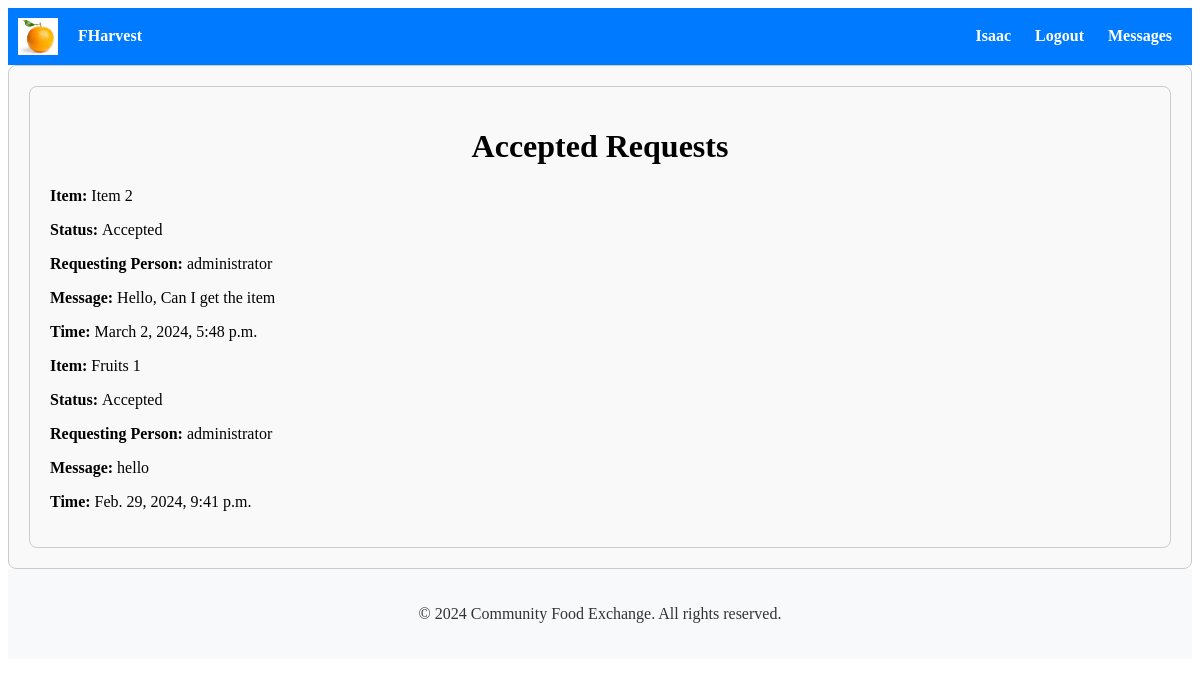
Page /exchange/accepted-requests/ (signed in) on the earlier database version.
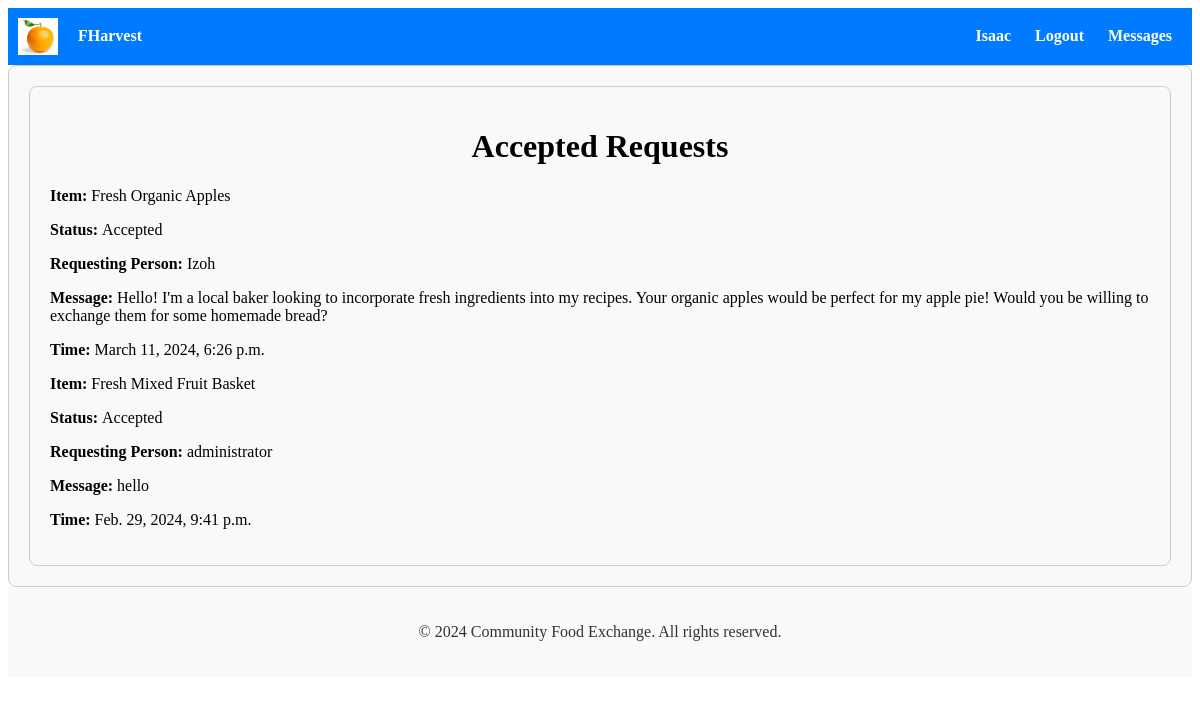
Same page on the later database version.
### exchange/models.py (models this page shows, shortened)
class ExchangeRequest(models.Model):
    STATUS_CHOICES = [
        ('pending', 'Pending'),
        ('accepted', 'Accepted'),
        ('rejected', 'Rejected'),
        ('cancelled', 'Cancelled'),
    ]
    sender = models.ForeignKey(User, on_delete=models.CASCADE, related_name='exchange_sent_requests')
    receiver = models.ForeignKey(User, on_delete=models.CASCADE, related_name='exchange_received_requests')
    listing = models.ForeignKey(Listing, on_delete=models.CASCADE)
    message = models.TextField()
    status = models.CharField(max_length=20, choices=STATUS_CHOICES, default='pending')
    reason_for_cancellation = models.TextField(blank=True, null=True)
    created_at = models.DateTimeField(auto_now_add=True)

### listings/models.py (models this page shows, shortened)
class Listing(models.Model):
    user = models.ForeignKey(User, on_delete=models.CASCADE)
    item_name = models.CharField(max_length=100)
    description = models.TextField()
    quantity = models.CharField(max_length=100)  # Change to CharField
    expiration_date = models.DateField()
    preferred_exchange_method = models.CharField(max_length=200, help_text="Preferred exchange method")  # Add preferred exchange method
    created_at = models.DateTimeField(auto_now_add=True)
    image = CloudinaryField('image')

### exchange/views.py (the view)
# urls.py: path('accepted-requests/', accepted_requests, name='accepted_requests'),
@login_required
def accepted_requests(request):
    accepted_requests = ExchangeRequest.objects.filter(receiver=request.user, status='Accepted').order_by('-created_at')
    accepted_count = accepted_requests.count()
    return render(request, 'exchange/accepted_requests.html', {'accepted_requests': accepted_requests, 'accepted_count': accepted_count})

### exchange/templates/exchange/accepted_requests.html
{% extends 'accounts/base.html' %}
{% block content %}
<div class="container">
  <h1>Accepted Requests</h1>
  {% if accepted_requests %}
    <div class="exchange-requests">
      {% for request in accepted_requests %}
        <div class="exchange-request">
          <p><strong>Item: </strong>{{ request.listing.item_name }}</p>
          <p><strong>Status: </strong>{{ request.status }}</p>
          <p><strong>Requesting Person: </strong>{{ request.sender }}</p>
          <p><strong>Message: </strong>{{ request.message }}</p>
          <p><strong>Time: </strong>{{ request.created_at }}</p>
        </div>
        {% endfor %}
      </div>
    {% else %}
      <p>No accepted requests yet.</p>
    {% endif %}
</div>
{% endblock %}

### accounts/templates/accounts/base.html (shortened to what this page needs)
{% load static %}
<!DOCTYPE html>
<html lang="en">
<head>
    <link rel="stylesheet" type="text/css" href="{% static 'css/style.css' %}">
    <link href="https://cdn.jsdelivr.net/npm/bootstrap-icons@1.11.3/font/bootstrap-icons.css" rel="stylesheet">
    <link rel="stylesheet" href="{% static 'path/to/compiled/bootstrap-icons.css' %}">
</head>
<body>
    <nav>
        <div class="brand-name">
            <img src="{% static 'logo.png' %}" alt="Logo" class="logo">
            <a href="{% url 'home' %}" style="color: inherit; text-decoration: none;">
                FHarvest
            </a>
        </div>
        <div class="nav-links">
            {% if user.is_authenticated %}
            <a href="{% url 'profile_update' %}">
                <span class="username">{{ user.username }}</span>
            </a>
            <a href="{% url 'logout' %}">Logout</a>
            <a href="{% if latest_conversation_id %}{% url 'conversation_detail' latest_conversation_id %}{% else %}{% url 'conversation_list' %}{% endif %}">
                Messages {% if unread_messages_count %}<span class="badge">{{ unread_messages_count }}</span>{% endif %}
            </a>
            {% else %}
            <a href="{% url 'login' %}">Login</a>
            <a href="{% url 'signup' %}">Signup</a>
            {% endif %}
        </div>
    </nav>
    <div class="container">
        {% block content %}
        {% endblock %}
    </div>
    <footer>
        <p>© 2024 Community Food Exchange. All rights reserved.</p>
    </footer>
</body>
</html>

### accounts/static/css/style.css (style rules this page uses)
.container { max-width: 1200px; margin: 0 auto; padding: 2px; }
.brand-name { display: flex; align-items: center; }
.logo { width: 50px; margin-right: 10px; }
.container { max-width: 800px; margin: 0 auto; }
.container { max-width: 800px; margin: 20px auto; padding: 2px; border: 1px solid #ccc; border-radius: 8px; background-color: #f9f9f9; }
.container h1 { text-align: center; }

### accounts/templates/accounts/base.html (style rules this page uses)
nav { background-color: #007bff; color: #fff; padding: 10px; display: flex; justify-content: space-between; align-items: center; }
nav a { color: #fff; text-decoration: none; margin: 0 10px; font-weight: bold; }
.brand-name { cursor: pointer; display: flex; align-items: center; }
.logo { width: 40px; height: auto; margin-right: 10px; }
footer { background-color: #f8f9fa; color: #333; padding: 20px; text-align: center; }
.container { max-width: 100%; margin: 0 auto; padding: 20px; box-sizing: border-box; }

Differences in the rows shown:
no longer on this page (row edited): ExchangeRequest: listing.item_name "Item 2", status "Accepted", sender "administrator", message "Hello, Can I get the item", created_at "March 2, 2024, 5:48 p.m."
added ExchangeRequest: listing.item_name "Fresh Organic Apples", status "Accepted", sender "Izoh", message "Hello! I'm a local baker looking to incorporate fresh ingredients into my recipes. Your organic apples would be perfect for my apple pie! Would you be willing to exchange them for some homemade bread?", created_at "March 11, 2024, 6:26 p.m."
changed through a linked row, ExchangeRequest "hello": listing.item_name "Fruits 1" → "Fresh Mixed Fruit Basket"
